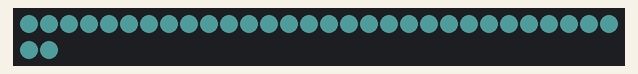
Bench run of a sketch on a simulated Arduino Uno, built with avr-gcc and run on an emulated ATmega328P. On the bench: 32 RGB LEDs in strip order, left to right, continuing on the next row. Dim RGB values are drawn brighter than linear; random numbers use the default seed unless the sketch sets one; what the sketch prints to the serial monitor is not drawn.

Above: at 0.46 s.
At 4.48 s:
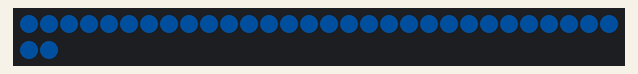
At 8.8 s:
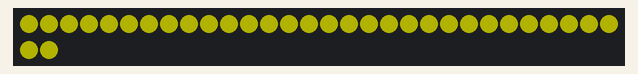
At 16.5 s:
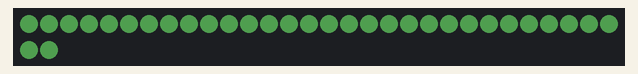
At 27.27 s:
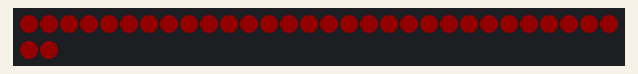
At 39.29 s:
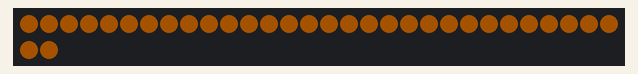

The sketch:

octopus-neopixel-featherwing.ino
```cpp
// (licence header left out)
#include <Adafruit_NeoPixel.h>

#define NUMPIXELS      32
#define PIN_PIXELS     15 // Use pin 15 for NeoPixels

#define MAX_INTENSITY  80

// Tell it how many pixels, and which pin to use to send signals.
Adafruit_NeoPixel pixels = Adafruit_NeoPixel(NUMPIXELS, PIN_PIXELS, NEO_GRB + NEO_KHZ800);

// The setup function runs once when you press reset or power the board
void setup() {
  Serial.begin(115200);
  while (!Serial) {
    // Wait for serial port to connect. Needed for native USB
    delay(100);
  }

  // Initialize NeoPixel library
  pixels.begin();

  Serial.println(F("Setup done"));
}

// The loop function runs over and over again forever
void loop() {

  // Pulsing in random colors
  int r = random(256);
  int g = random(256);
  int b = random(256);

  for (int intensity=0 ; intensity<MAX_INTENSITY ; intensity++) {
    for (int i=0 ; i<NUMPIXELS ; i++) {
      // pixels.Color takes RGB values, from 0,0,0 up to 255,255,255
      pixels.setPixelColor(i, pixels.Color(r / 100 * intensity, g / 100 * intensity, b / 100 * intensity));
    }

    pixels.show();
    delay(20);
  }

  for (int intensity=MAX_INTENSITY ; intensity>=0 ; intensity--) {
    for (int i=0 ; i<NUMPIXELS ; i++) {
      // pixels.Color takes RGB values, from 0,0,0 up to 255,255,255
      pixels.setPixelColor(i, pixels.Color(r / 100 * intensity, g / 100 * intensity, b / 100 * intensity));
    }

    pixels.show();
    delay(20);
  }

  delay(500);
}
```
